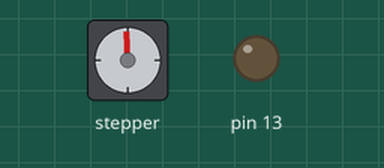
Simulated run of this sketch. Board: Arduino Uno, built with avr-gcc and run on an emulated ATmega328P. Shown: stepper motor, output pins drawn as LEDs (lit = HIGH). Stepper angles assume 2048 steps per turn.

Above: at 0.15 s.
At 10.7 s:
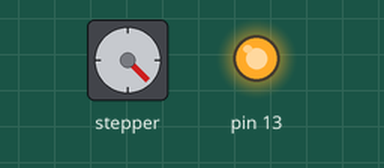
At 18.5 s:
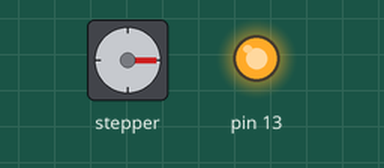
At 39.0 s:
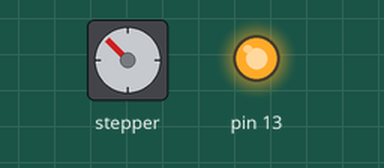
Timing chart, 0 to 40.0 s (numbered marks = the images above):
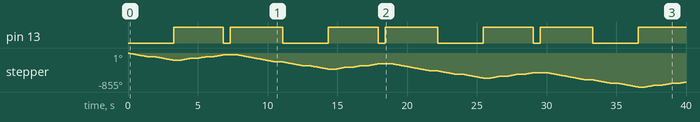

The sketch:

stepperSecuenciaProgramada.ino
```cpp
/* YourDuino.com Example Software Sketch
   Small Stepper Motor and Driver V1.3 11/30/2013
   http://arduino-direct.com/sunshop/index.php?l=product_detail&p=126
   Shows 4-step sequence, Then 1/2 turn and back different speeds
   terry@yourduino.com */

/*-----( Import needed libraries )-----*/
#include <Stepper.h>

/*-----( Declare Constants, Pin Numbers )-----*/
//---( Number of steps per revolution of INTERNAL motor in 4-step mode )---
#define STEPS_PER_MOTOR_REVOLUTION 32

//---( Steps per OUTPUT SHAFT of gear reduction )---
#define STEPS_PER_OUTPUT_REVOLUTION 32 * 64  //2048  180 D 360
//#define STEPS_PER_OUTPUT_REVOLUTION 16 * 64  //1024 90  D

/*-----( Declare objects )-----*/
// create an instance of the stepper class, specifying
// the number of steps of the motor and the pins it's
// attached to

//The pin connections need to be 4 pins connected
// to Motor Driver In1, In2, In3, In4  and then the pins entered
// here in the sequence 1-3-2-4 for proper sequencing
Stepper small_stepper(STEPS_PER_MOTOR_REVOLUTION, 8, 10, 9, 11);


/*-----( Declare Variables )-----*/
int  Steps2Take;

void setup()   /*----( SETUP: RUNS ONCE )----*/
{
// Nothing  (Stepper Library sets pins as outputs)
  pinMode(13, OUTPUT);
}/*--(end setup )---*/

void loop()   /*----( LOOP: RUNS CONSTANTLY )----*/
{
  //small_stepper.setSpeed(1);   // SLOWLY Show the 4 step sequence
  //Steps2Take  =  4;  // Rotate CW
  //small_stepper.step(Steps2Take);
  //delay(500);

//  Steps2Take  =  STEPS_PER_OUTPUT_REVOLUTION / 2;  // Rotate CW 1/2 turn
//  small_stepper.setSpeed(700);
//  small_stepper.step(Steps2Take);
//  digitalWrite(13, HIGH);
//  delay(500);

  Steps2Take  = -STEPS_PER_OUTPUT_REVOLUTION / 4;  // Rotate CCW 1/2 turn
  small_stepper.setSpeed(700);  // 700 a good max speed??
  small_stepper.step(Steps2Take);
  delay(500);
  Steps2Take  =   -STEPS_PER_OUTPUT_REVOLUTION / 4;  // Rotate CCW 1/2 turn
  small_stepper.setSpeed(700);  // 700 a good max speed??
  small_stepper.step(Steps2Take);
  digitalWrite(13, HIGH);
  delay(500);

  Steps2Take  = STEPS_PER_OUTPUT_REVOLUTION / 8;  // Rotate CCW 1/2 turn
  small_stepper.setSpeed(700);  // 700 a good max speed??
  small_stepper.step(Steps2Take);
  delay(500);
  Steps2Take  = STEPS_PER_OUTPUT_REVOLUTION / 8;  // Rotate CCW 1/2 turn
  small_stepper.setSpeed(700);  // 700 a good max speed??
  small_stepper.step(Steps2Take);
  delay(500);
  Steps2Take  = STEPS_PER_OUTPUT_REVOLUTION / 8;  // Rotate CCW 1/2 turn
  small_stepper.setSpeed(700);  // 700 a good max speed??
  small_stepper.step(Steps2Take);
  digitalWrite(13, LOW);
  delay(500);
  digitalWrite(13, HIGH);
  delay(500);
  Steps2Take  = -STEPS_PER_OUTPUT_REVOLUTION / 2;  // Rotate CCW 1/2 turn
  small_stepper.setSpeed(700);  // 700 a good max speed??
  small_stepper.step(Steps2Take);
  delay(500);
  digitalWrite(13, LOW);


}/* --(end main loop )-- */

/* ( THE END ) */
```

Measured:
- by itself, pin 13: repeats every 11.1 s: LOW 0.50 s, HIGH 3.8 s, LOW 3.3 s, HIGH 3.6 s
